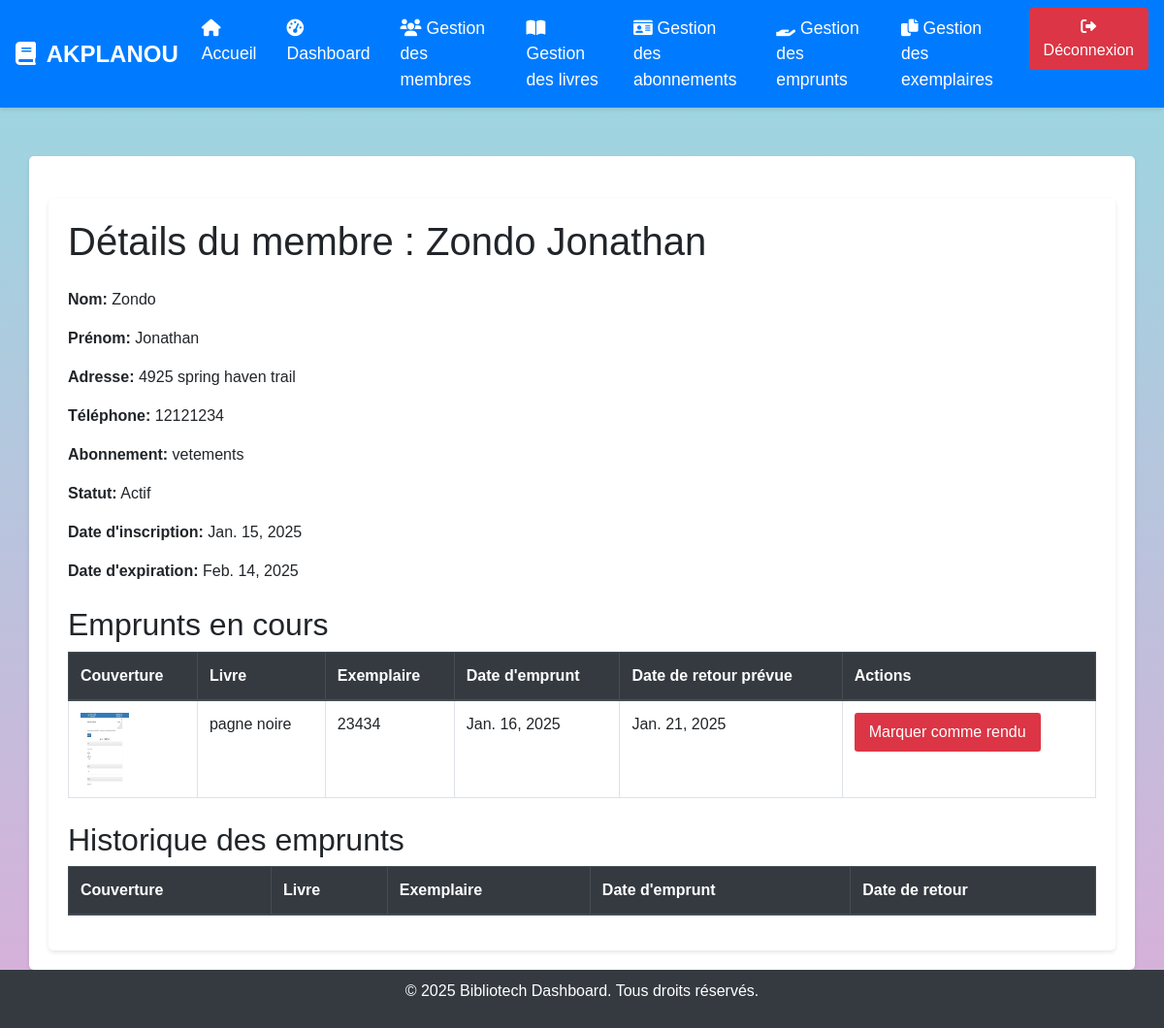
/membre/1/, run on an earlier commit of the app's database.
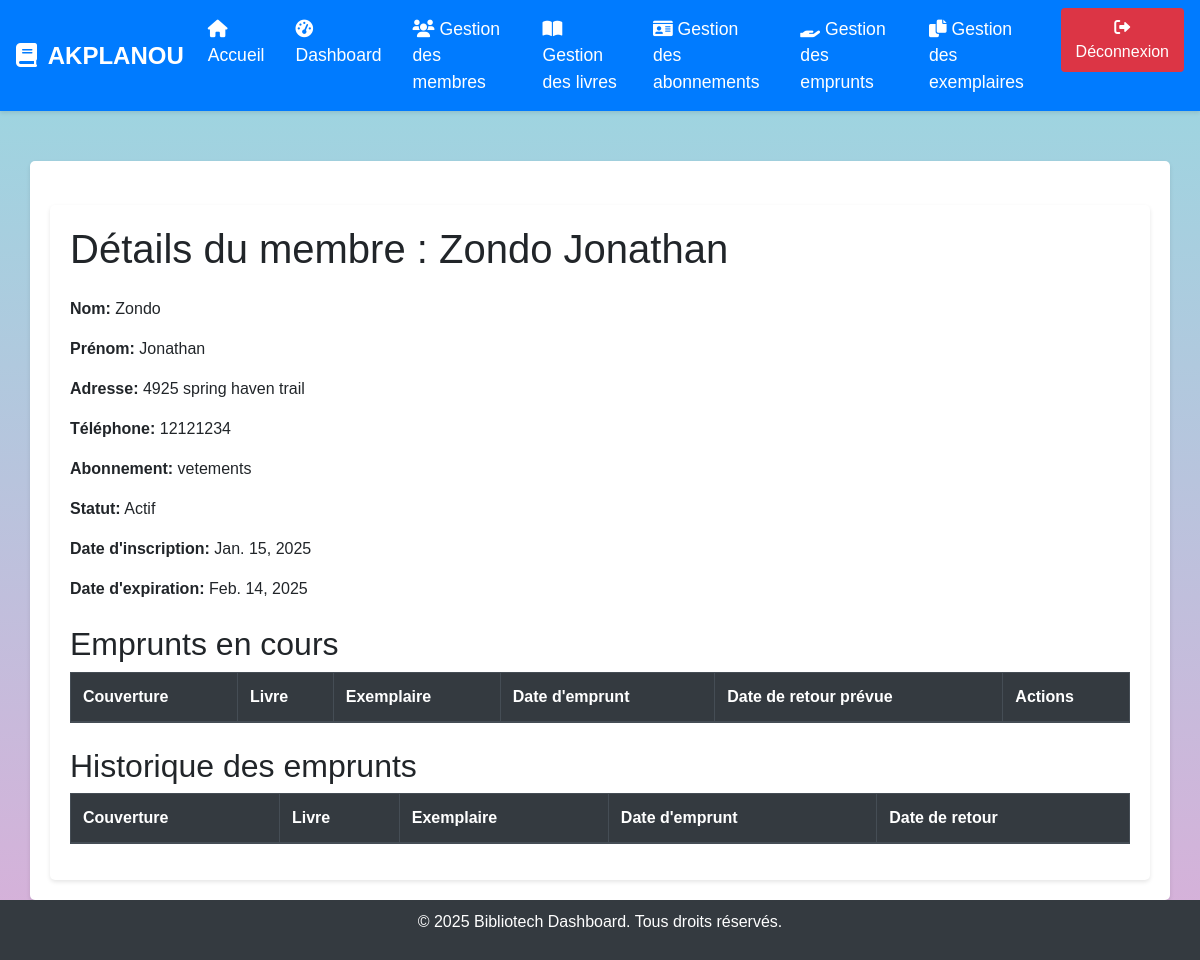
And on a later commit of the database.
### gestion/models.py (models this page shows, shortened)
class Emprunt(models.Model):
    membre = models.ForeignKey(Membre, on_delete=models.CASCADE)
    exemplaire = models.ForeignKey(Exemplaire, on_delete=models.CASCADE)
    date_emprunt = models.DateField(auto_now_add=True)
    date_retour = models.DateField(null=True, blank=True)
    def date_retour_prevue(self):
        return self.date_emprunt + timedelta(days=self.membre.abonnement.max_jours)

class Exemplaire(models.Model):
    livre = models.ForeignKey(Livre, on_delete=models.CASCADE)
    numero = models.IntegerField()
    disponible = models.BooleanField(default=True)

class Livre(models.Model):
    titre = models.CharField(max_length=200)
    auteur = models.CharField(max_length=100)
    isbn = models.CharField(max_length=13)
    edition = models.CharField(max_length=100)
    genre = models.CharField(max_length=50)
    couverture = models.ImageField(upload_to='couvertures/', null=True, blank=True)

class Membre(models.Model):
    nom = models.CharField(max_length=100)
    prenom = models.CharField(max_length=100)
    adresse = models.CharField(max_length=200)
    telephone = models.CharField(max_length=20)
    abonnement = models.ForeignKey(Abonnement, on_delete=models.CASCADE)
    actif = models.BooleanField(default=True)
    date_inscription = models.DateField(auto_now_add=True)
    date_expiration = models.DateField(null=True, blank=True)

class Abonnement(models.Model):
    libelle = models.CharField(max_length=100)
    cout = models.DecimalField(max_digits=10, decimal_places=2)
    max_livres = models.IntegerField()
    max_jours = models.IntegerField()
    duree = models.IntegerField()  # Durée de l'abonnement en jours

### gestion/views.py (the view)
# urls.py: path('membre/<int:membre_id>/', views.membre_detail_view, name='membre_detail'),
def membre_detail_view(request, membre_id):
    membre = get_object_or_404(Membre, id=membre_id)
    emprunts_en_cours = membre.emprunt_set.filter(date_retour__isnull=True)
    return render(request, 'gestion/membre_detail.html', {'membre': membre, 'emprunts_en_cours': emprunts_en_cours})

### gestion/templates/gestion/membre_detail.html (shortened to what this page needs)
{% extends "gestion/base.html" %}
{% load static %}
{% block content %}
<div class="container mt-4">
    <h1 class="mb-4">Détails du membre : {{ membre.nom }} {{ membre.prenom }}</h1>
    <p><strong>Nom:</strong> {{ membre.nom }}</p>
    <p><strong>Prénom:</strong> {{ membre.prenom }}</p>
    <p><strong>Adresse:</strong> {{ membre.adresse }}</p>
    <p><strong>Téléphone:</strong> {{ membre.telephone }}</p>
    <p><strong>Abonnement:</strong> {{ membre.abonnement.libelle }}</p>
    <p><strong>Statut:</strong> {{ membre.actif|yesno:"Actif,Inactif" }}</p>
    <p><strong>Date d'inscription:</strong> {{ membre.date_inscription }}</p>
    <p><strong>Date d'expiration:</strong> {{ membre.date_expiration }}</p>
    <h2 class="mt-4">Emprunts en cours</h2>
    <table class="table table-bordered table-hover">
        <thead class="thead-dark">
            <tr>
                <th>Couverture</th>
                <th>Livre</th>
                <th>Exemplaire</th>
                <th>Date d'emprunt</th>
                <th>Date de retour prévue</th>
                <th>Actions</th>
            </tr>
        </thead>
        <tbody>
            {% for emprunt in emprunts_en_cours %}
                <tr>
                    <td>
                        {% if emprunt.exemplaire.livre.couverture %}
                        <img src="{{ emprunt.exemplaire.livre.couverture.url }}" alt="{{ emprunt.exemplaire.livre.titre }}" style="width: 50px; height: 75px;">
                        {% else %}
                        <img src="{% static 'images/logo.png' %}" alt="Couverture par défaut" style="width: 50px; height: 75px;">
                        {% endif %}
                    </td>
                    <td>{{ emprunt.exemplaire.livre.titre }}</td>
                    <td>{{ emprunt.exemplaire.numero }}</td>
                    <td>{{ emprunt.date_emprunt }}</td>
                    <td>{{ emprunt.date_retour_prevue }}</td>
                    <td>
                        <a class="btn btn-danger btn-sm" href="{% url 'retour' emprunt.id %}" onclick="return confirm('Êtes-vous sûr de vouloir marquer cet emprunt comme rendu ?');">Marquer comme rendu</a>
                    </td>
                </tr>
            {% endfor %}
        </tbody>
    </table>
    <h2 class="mt-4">Historique des emprunts</h2>
    <table class="table table-bordered table-hover">
        <thead class="thead-dark">
            <tr>
                <th>Couverture</th>
                <th>Livre</th>
                <th>Exemplaire</th>
                <th>Date d'emprunt</th>
                <th>Date de retour</th>
            </tr>
        </thead>
    </table>
</div>
{% endblock %}

What changed in the data, as far as the page shows it:
removed Emprunt: exemplaire.livre.couverture (picture), exemplaire.livre.titre "pagne noire", exemplaire.numero "23434", date_emprunt "Jan. 16, 2025", date_retour_prevue "Jan. 21, 2025"
